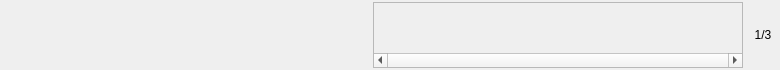
<?xml version="1.0" encoding="UTF-8"?>
<ui version="4.0">
 <class>topHabit</class>
 <widget class="QWidget" name="topHabit">
  <property name="geometry">
   <rect>
    <x>0</x>
    <y>0</y>
    <width>780</width>
    <height>70</height>
   </rect>
  </property>
  <property name="sizePolicy">
   <sizepolicy hsizetype="Preferred" vsizetype="Fixed">
    <horstretch>0</horstretch>
    <verstretch>0</verstretch>
   </sizepolicy>
  </property>
  <property name="minimumSize">
   <size>
    <width>0</width>
    <height>70</height>
   </size>
  </property>
  <property name="maximumSize">
   <size>
    <width>16777215</width>
    <height>70</height>
   </size>
  </property>
  <property name="windowTitle">
   <string>Form</string>
  </property>
  <layout class="QHBoxLayout" name="horizontalLayout">
   <property name="spacing">
    <number>5</number>
   </property>
   <property name="leftMargin">
    <number>2</number>
   </property>
   <property name="topMargin">
    <number>2</number>
   </property>
   <property name="rightMargin">
    <number>2</number>
   </property>
   <property name="bottomMargin">
    <number>2</number>
   </property>
   <item>
    <layout class="QGridLayout" name="gridLayout">
     <item row="1" column="1">
      <widget class="QScrollArea" name="scrollArea">
       <property name="focusPolicy">
        <enum>Qt::WheelFocus</enum>
       </property>
       <property name="layoutDirection">
        <enum>Qt::LeftToRight</enum>
       </property>
       <property name="verticalScrollBarPolicy">
        <enum>Qt::ScrollBarAlwaysOff</enum>
       </property>
       <property name="horizontalScrollBarPolicy">
        <enum>Qt::ScrollBarAlwaysOn</enum>
       </property>
       <property name="sizeAdjustPolicy">
        <enum>QAbstractScrollArea::AdjustToContents</enum>
       </property>
       <property name="widgetResizable">
        <bool>true</bool>
       </property>
       <property name="alignment">
        <set>Qt::AlignCenter</set>
       </property>
       <widget class="QWidget" name="scrollAreaWidgetContents_2">
        <property name="geometry">
         <rect>
          <x>0</x>
          <y>0</y>
          <width>364</width>
          <height>45</height>
         </rect>
        </property>
        <layout class="QHBoxLayout" name="horizontalLayout_2">
         <property name="spacing">
          <number>0</number>
         </property>
         <property name="leftMargin">
          <number>0</number>
         </property>
         <property name="topMargin">
          <number>0</number>
         </property>
         <property name="rightMargin">
          <number>0</number>
         </property>
         <property name="bottomMargin">
          <number>0</number>
         </property>
         <item>
          <layout class="QHBoxLayout" name="trackingDateLayout"/>
         </item>
        </layout>
       </widget>
      </widget>
     </item>
     <item row="1" column="0">
      <spacer name="horizontalSpacer">
       <property name="orientation">
        <enum>Qt::Horizontal</enum>
       </property>
       <property name="sizeHint" stdset="0">
        <size>
         <width>40</width>
         <height>20</height>
        </size>
       </property>
      </spacer>
     </item>
    </layout>
   </item>
   <item>
    <widget class="QLabel" name="trackNumberLabel">
     <property name="minimumSize">
      <size>
       <width>30</width>
       <height>0</height>
      </size>
     </property>
     <property name="maximumSize">
      <size>
       <width>30</width>
       <height>16777215</height>
      </size>
     </property>
     <property name="text">
      <string>1/3</string>
     </property>
     <property name="alignment">
      <set>Qt::AlignCenter</set>
     </property>
    </widget>
   </item>
  </layout>
 </widget>
 <resources/>
 <connections/>
</ui>
